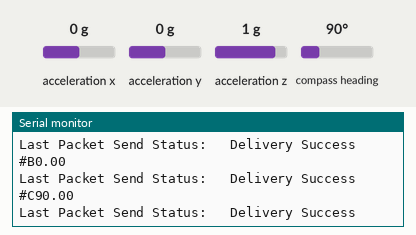
The sketch below on a simulated ESP32. Parts: the last lines printed to the serial monitor. Inputs (shaded band) come from the test bench; at power-on: acceleration x 0 g, acceleration y 0 g, acceleration z 1 g, compass heading 90°.

Above: at 1.2 s.
1.3 s: acceleration x set to -1.4 g
At 1.36 s:
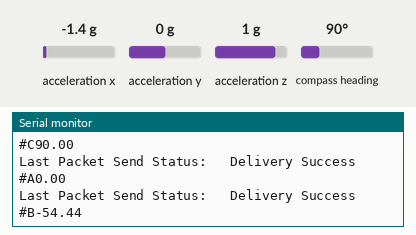
2.8 s: acceleration y set to -1.4 g
At 2.93 s:
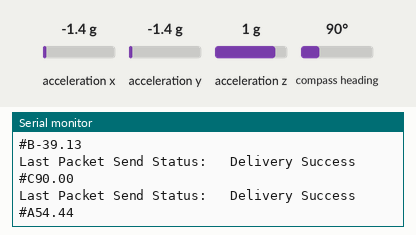
4.3 s: acceleration z set to -1.4 g
At 4.4 s:
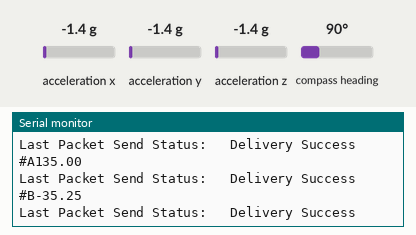
5.8 s: compass heading set to 7°
At 5.86 s:
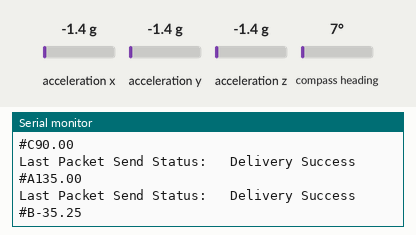
Timing chart, 0 to 8.3 s (numbered marks = the images above; inputs shaded):
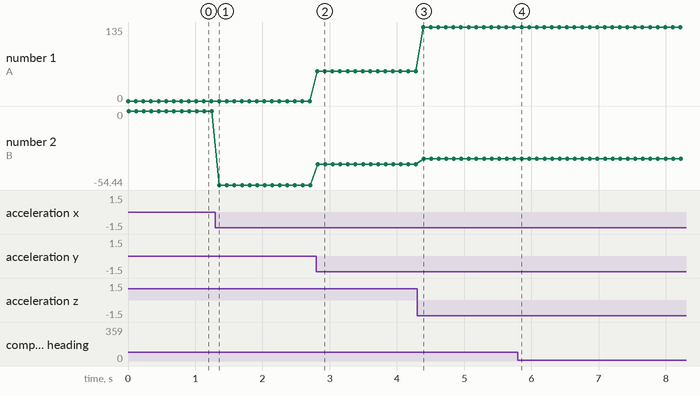

The sketch:

neck_sensing.ino
```cpp
#include <Wire.h>
#include <Adafruit_Sensor.h>
#include <Adafruit_BNO055.h>
#include <utility/imumaths.h>
#include <math.h>
#include <esp_now.h>
#include <WiFi.h>

#define CHANNEL 1 //the same channel should be on both esps

/* Set the delay between fresh samples */
uint16_t BNO055_SAMPLERATE_DELAY_MS = 100;
Adafruit_BNO055 bno; // Declare an array of Adafruit_BNO055 objects

// MAC Address of responder - edit as required
uint8_t broadcastAddress[] = {0x3C, 0x61, 0x05, 0x15, 0x78, 0x6C}; //For the Dev kit 0x10, 0x06, 0x1C, 0xF6, 0x83, 0x78
String data;
esp_now_peer_info_t peerInfo;// Peer info


void setup() {
  Serial.begin(115200);
  Serial.println("Setup started");
  int_BNO();
  ESPnow();

}

esp_err_t result;


void loop() {
   /* Get a new sensor event */
    sensors_event_t event;
    bno.getEvent(&event);

    float yaw =  (float)event.orientation.x;
    if (yaw < 0) {
       yaw = -yaw;
    } else if (yaw > 180) {
      yaw -= 360;
      }

    float pitch = (float)event.orientation.y;


    float roll = (float)event.orientation.z;

   Serial.println(Packet("#",roll,"A"));
   result = esp_now_send(broadcastAddress , (uint8_t*) &data, sizeof(data));
    delay(5);
   Serial.println(Packet("#",pitch,"B"));
   result = esp_now_send(broadcastAddress , (uint8_t*) &data, sizeof(data));
    delay(5);
   Serial.println(Packet("#",yaw,"C"));
   result = esp_now_send(broadcastAddress , (uint8_t*) &data, sizeof(data));


   delay(BNO055_SAMPLERATE_DELAY_MS);
}

void int_BNO()
{
    while (!Serial) delay(10);  // wait for serial port to open!

   bno = Adafruit_BNO055(55, 0x29, &Wire);
    Serial.print("Initializing BNO055 ");
     if (!bno.begin())/* Initialise the sensor */
    {
     /* There was a problem detecting the BNO055 ... check your connections */
     Serial.print("Ooops, no BNO055 detected ... Check your wiring or I2C ADDR!");
     while (1);
     }
     bno.setExtCrystalUse(true);
}
String Packet(String startBy, float VAL, String dest) {
  String packet = "";
  packet += String(startBy);
  packet += String(dest);
  packet += String(VAL, 2);
  data=packet;
  return data;
}
void ESPnow()
{
     WiFi.mode(WIFI_STA);
  // Initialize ESP-NOW
  if (esp_now_init() == ESP_OK) {
    Serial.println("ESP-NOW initialized successfully");
  } else {
    Serial.println("Error initializing ESP-NOW");
  }
  // Register the send callback
  esp_now_register_send_cb(OnDataSent);
  //Register peer
  memcpy(peerInfo.peer_addr , broadcastAddress,6);
  peerInfo.channel = 0;
  peerInfo.encrypt = false;
  //Add peer
  if(esp_now_add_peer(&peerInfo) != ESP_OK){
    Serial.println("Fail to add peer!");
  } else
  {
    Serial.println("peer added successfully") ;
  }
}
void OnDataSent(const uint8_t *mac_addr , esp_now_send_status_t status){
  Serial.print("\r\nLast Packet Send Status: \t");
  Serial.println(status == ESP_NOW_SEND_SUCCESS ? "Delivery Success" : "Delivery Fail");

}
```

Measured:
- after the input at 1.3 s, the serial monitor: prints a new line after 0.06 s (image 1)
- after the input at 2.8 s, the serial monitor: prints a new line at once (image 2)
- after the input at 4.3 s, the serial monitor: prints a new line after 0.09 s (image 3)
- plotted number 1: 0 → 54.44 after the input at 2.8 s, 54.44 → 135 after the input at 4.3 s
- plotted number 2: 0 → -54.44 after the input at 1.3 s, -54.44 → -39.13 after the input at 2.8 s, -39.13 → -35.25 after the input at 4.3 s
